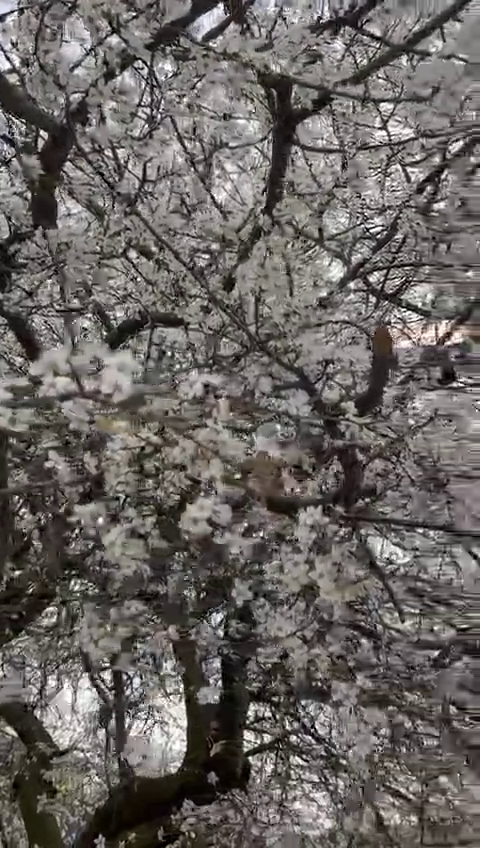
#> input picture frame 28 of cicekli.mp4, 480 x 848 px, given in place of line.mp4, which was not available
$ python 'fare kullanımı.py'
#> lines starting #> are read from the running program, lines starting #| are printed output that depends on the picture
# pencerede üstüne tıkladığımız yerlerde çemberler oluşmasını istiyoruz

import cv2

cap = cv2.VideoCapture("C:\\Users\\Asus\\Desktop\\artek\\line.mp4")

circles = []

def mouse(event,x,y,flags,params):
    if event == cv2.EVENT_LBUTTONDOWN: # farede sol tuşa bastığımı anlar
        circles.append((x,y)) # dokunduğum noktayı listeye ekle

cv2.namedWindow("Frame")
cv2.setMouseCallback("Frame",mouse) # yaptığımız işlemi anlayacak fonksiyon, frame üzerine şu işlemleri yapıyorum

while 1:
    _,frame = cap.read()
#> frame is the input picture: shape (848, 480, 3); mean B, G, R 96.9, 99.9, 104.8
    frame = cv2.resize(frame,(640,480))
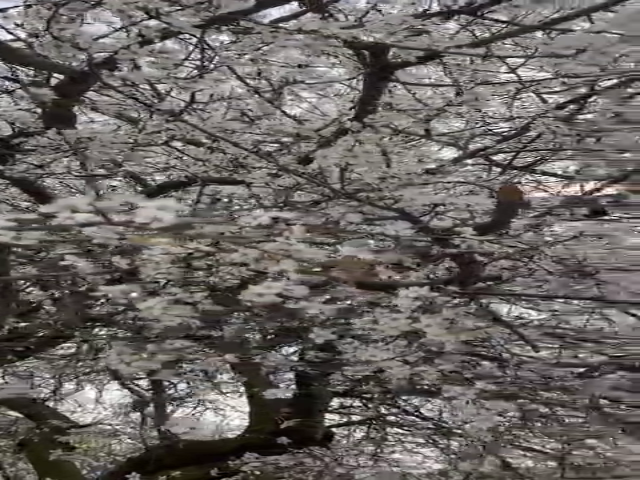
#> frame: shape (480, 640, 3); mean B, G, R 96.8, 99.8, 104.6

    for center in circles:
        cv2.circle(frame,center,20,(255,0,0),-1)

    cv2.imshow("Frame",frame)
    key = cv2.waitKey(1)
#> (key Esc is pressed here)
    if key == 27: # esc tuşu demek
        break
    elif key == ord("h"): # h ye bastığımızda ekranı temizliyor
        circles = []

cap.release()
cv2.destroyAllWindows()

$ run again, starting later in the video
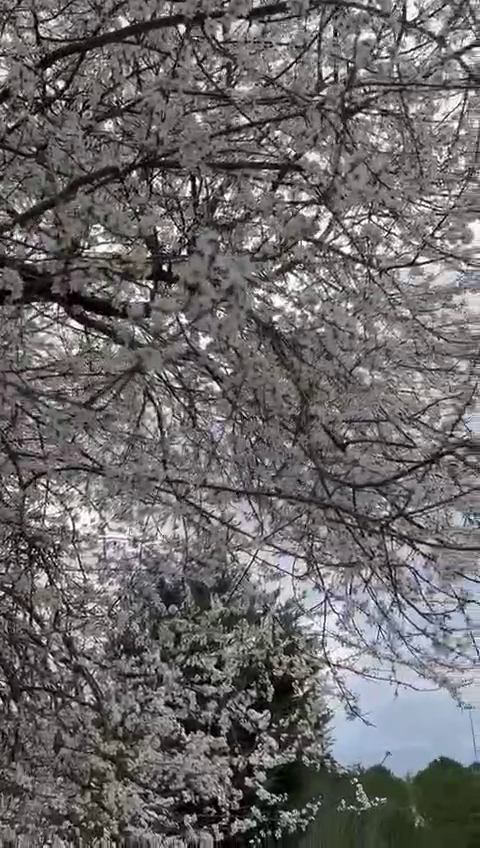
#> input picture frame 128 of cicekli.mp4, 480 x 848 px, given in place of line.mp4, which was not available
#> frame is the input picture: shape (848, 480, 3); mean B, G, R 105.5, 105, 108.2
#> `frame = cv2.resize(frame,(640,480))`:
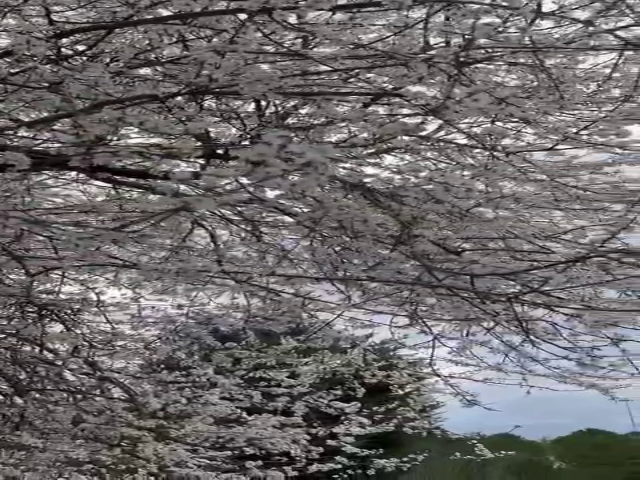
#> frame: shape (480, 640, 3); mean B, G, R 105.4, 104.9, 108.1

$ run again, starting later in the video
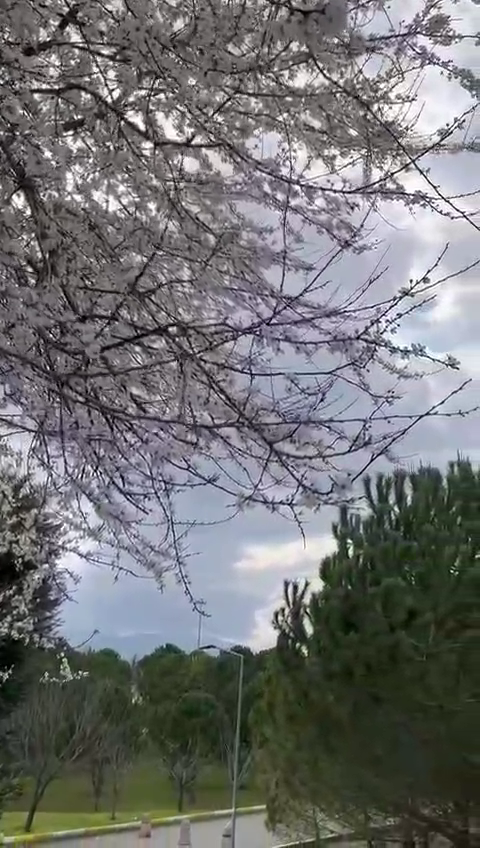
#> input picture frame 228 of cicekli.mp4, 480 x 848 px, given in place of line.mp4, which was not available
#> frame is the input picture: shape (848, 480, 3); mean B, G, R 114.9, 114.2, 113.5
#> `frame = cv2.resize(frame,(640,480))`:
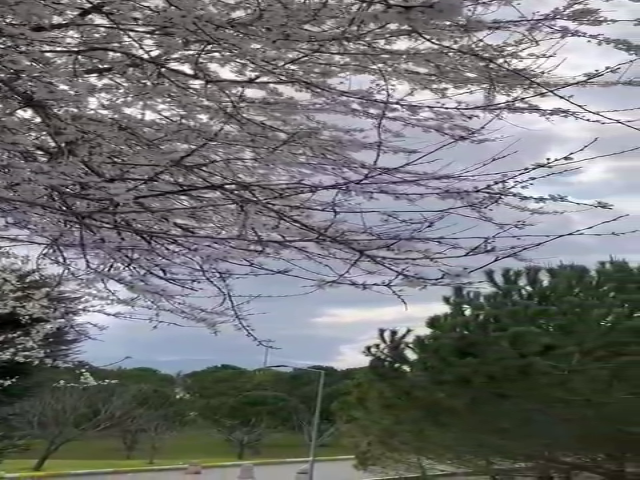
#> frame: shape (480, 640, 3); mean B, G, R 114.8, 114.1, 113.4
